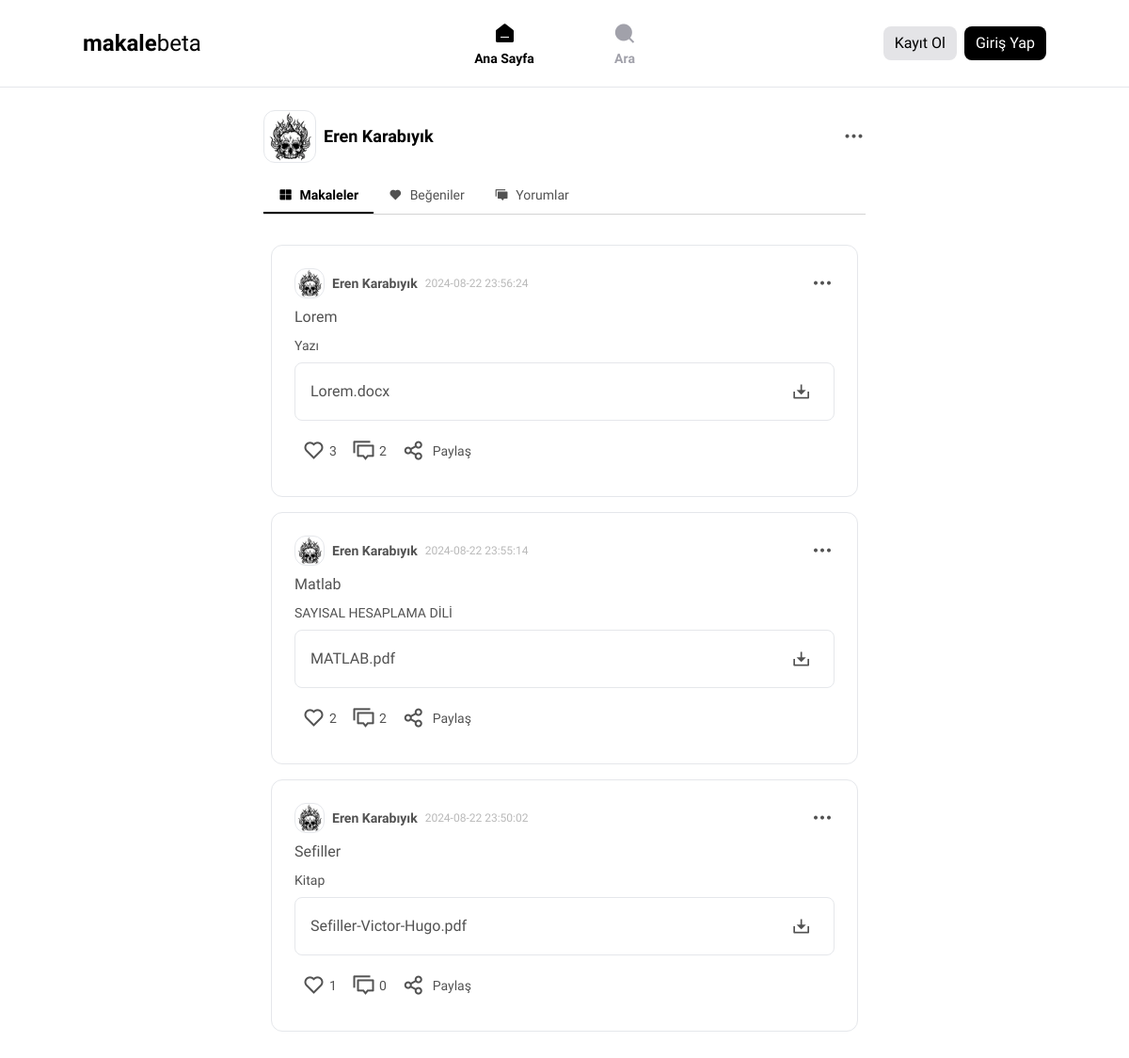
/profile.php?id=16, run on the app's committed database.
### tables this page shows
CREATE TABLE `users` (
  `id` int(11) NOT NULL,
  `username` varchar(50) NOT NULL,
  `fullname` varchar(250) NOT NULL,
  `gender` int(1) NOT NULL,
  `email` varchar(100) NOT NULL,
  `password` varchar(250) NOT NULL,
  `yetki` int(1) NOT NULL,
  `createdate` timestamp NOT NULL DEFAULT current_timestamp(),
  `photo` varchar(255) NOT NULL
);

CREATE TABLE `posts` (
  `id` int(11) NOT NULL,
  `kullanici_id` int(11) NOT NULL,
  `title` varchar(50) NOT NULL,
  `file` varchar(255) NOT NULL,
  `createddate` timestamp NOT NULL DEFAULT current_timestamp() ON UPDATE current_timestamp(),
  `likes` int(255) NOT NULL,
  `shares` int(255) NOT NULL,
  `description` varchar(255) NOT NULL
);

### profile.php (the view, shortened to what this page needs)
<?php
include_once 'db/connect.php';
$user_id = $_GET['id'];
$stmt = $conn->prepare("SELECT username, photo, gender, email FROM users WHERE id = ?");
$stmt->bind_param("i", $user_id);
$stmt->execute();
$stmt->bind_result($user_name, $user_photo, $user_gender, $user_email);
$sql = "SELECT posts.*, users.username, users.photo, users.gender FROM posts JOIN users ON posts.kullanici_id = users.id WHERE users.id = ? ORDER BY posts.id DESC";
$stmt = $conn->prepare($sql);
$stmt->bind_param("i", $user_id);
$stmt->execute();
$posts_result = $stmt->get_result();
$user_photo_path = !empty($user_photo) ? './assets/photos/' . $user_photo : 'https://i.pinimg.com/564x/1b/a2/e6/1ba2e6d1d4874546c70c91f1024e17fb.jpg';
?>
<!DOCTYPE html>
<html lang="tr">
<head>
  <?php include 'includes/head.php'; ?>
  <link rel="stylesheet" href="./styles/main.css">
</head>
<body>
<?php include 'inc/header.php'; ?>
<main class="max-w-2xl mx-auto mt-6 px-4">
    <div class="my-4 items-center flex gap-2 w-full">
        <button data-modal-trigger aria-controls="modal">
            <img
                id="profile-photo"
                class="w-14 h-14 rounded-xl border object-cover"
                src="<?php echo htmlspecialchars($user_photo_path); ?>"
                alt="Profil Fotoğrafı"
            />
        </button>
        <div>
            <h1 class="font-bold text-lg"><?php echo htmlspecialchars($user_name); ?></h1>
        </div>
        <div x-data="{ isOpen: false, openedWithKeyboard: false }" class="relative ml-auto" @keydown.esc.window="isOpen = false, openedWithKeyboard = false">
            <button type="button" @click="isOpen = ! isOpen" class="inline-flex cursor-pointer ml-auto items-center gap-2" aria-haspopup="true" @keydown.space.prevent="openedWithKeyboard = true" @keydown.enter.prevent="openedWithKeyboard = true" @keydown.down.prevent="openedWithKeyboard = true" :class="isOpen || openedWithKeyboard ? 'text-neutral-900 dark:text-white' : 'text-neutral-600 dark:text-neutral-300'" :aria-expanded="isOpen || openedWithKeyboard">
                <i class="ri-more-fill text-2xl"></i>
            </button>
        </div>
    </div>
    <div x-data="{ selectedTab: '<?php echo $posts_result->num_rows > 0 ? 'groups' : 'likes'; ?>' }" class="w-full">
	<div @keydown.right.prevent="$focus.wrap().next()" @keydown.left.prevent="$focus.wrap().previous()" class="flex overflow-x-auto border-b border-neutral-300 dark:border-neutral-700" role="tablist" aria-label="tab options">
        <?php if ($posts_result->num_rows > 0): ?>
            <button @click="selectedTab = 'groups'" :aria-selected="selectedTab === 'groups'" :tabindex="selectedTab === 'groups' ? '0' : '-1'" :class="selectedTab === 'groups' ? 'font-bold text-black border-b-2 border-black dark:border-white dark:text-white' : 'text-neutral-600 font-medium dark:text-neutral-300 dark:hover:border-b-neutral-300 dark:hover:text-white hover:border-b-2 hover:border-b-neutral-800 hover:text-neutral-900'" class="flex h-min items-center gap-2 px-4 py-2 text-sm" type="button" role="tab" aria-controls="tabpanelGroups" >
                <i class="ri-layout-grid-fill"></i>
                Makaleler
            </button>
        <?php endif; ?>
		<button @click="selectedTab = 'likes'" :aria-selected="selectedTab === 'likes'" :tabindex="selectedTab === 'likes' ? '0' : '-1'" :class="selectedTab === 'likes' ? 'font-bold text-black border-b-2 border-black dark:border-white dark:text-white' : 'text-neutral-600 font-medium dark:text-neutral-300 dark:hover:border-b-neutral-300 dark:hover:text-white hover:border-b-2 hover:border-b-neutral-800 hover:text-neutral-900'" class="flex h-min items-center gap-2 px-4 py-2 text-sm" type="button" role="tab" aria-controls="tabpanelLikes" >
             <i class="ri-heart-fill"></i>
			Beğeniler
		</button>
		<button @click="selectedTab = 'comments'" :aria-selected="selectedTab === 'comments'" :tabindex="selectedTab === 'comments' ? '0' : '-1'" :class="selectedTab === 'comments' ? 'font-bold text-black border-b-2 border-black dark:border-white dark:text-white' : 'text-neutral-600 font-medium dark:text-neutral-300 dark:hover:border-b-neutral-300 dark:hover:text-white hover:border-b-2 hover:border-b-neutral-800 hover:text-neutral-900'" class="flex h-min items-center gap-2 px-4 py-2 text-sm" type="button" role="tab" aria-controls="tabpanelComments" >
            <i class="ri-discuss-fill"></i>
			Yorumlar
		</button>
	</div>
	<div class="px-2 py-4 text-neutral-600 dark:text-neutral-300">
		<div x-show="selectedTab === 'groups'" id="tabpanelGroups" role="tabpanel" aria-label="groups">
        <?php
        if ($posts_result->num_rows > 0) {
            while ($first_post = $posts_result->fetch_assoc()) {
                $isLiked = false;
                $like_count_sorgu = "SELECT COUNT(*) as like_count FROM likes WHERE post_id = ?";
                $like_count_stmt = $conn->prepare($like_count_sorgu);
                $like_count_stmt->bind_param("i", $first_post['id']);
                $like_count_stmt->execute();
                $like_count_result = $like_count_stmt->get_result();
                $like_count = $like_count_result->fetch_assoc()['like_count'];
                $commentCountSql = "SELECT COUNT(*) as comment_count FROM comments WHERE post_id = ?";
                $commentCountStmt = $conn->prepare($commentCountSql);
                $commentCountStmt->bind_param("i", $first_post['id']);
                $commentCountStmt->execute();
                $commentCountResult = $commentCountStmt->get_result();
                $commentCount = $commentCountResult->fetch_assoc()['comment_count'];
                ?>
                <div class="p-6 border rounded-xl my-4">
                    <div class="flex items-center gap-2">
                        <a href="./profile.php?id=<?php echo $first_post['kullanici_id']; ?>" class="flex items-center gap-2">
                            <img
                                class="w-8 h-8 rounded-xl border object-cover"
                                src="<?php echo htmlspecialchars('./assets/photos/' . $first_post['photo']); ?>"
                                alt="Profil Fotoğrafı"
                            />
                            <b class="text-sm"><?php echo htmlspecialchars($first_post['username']); ?></b>
                        </a>
                        <p class="opacity-40 text-xs"><?php echo htmlspecialchars($first_post['createddate']); ?></p>
                        <div x-data="{ isOpen: false, openedWithKeyboard: false }" class="relative ml-auto">
                            <button type="button" @click="isOpen = ! isOpen" type="button" class="inline-flex cursor-pointer ml-auto items-center gap-2 whitespace-nowrap rounded-md tracking-wide transition hover:opacity-75 focus-visible:outline focus-visible:outline-2 focus-visible:outline-offset-2 focus-visible:outline-neutral-800 dark:border-neutral-700 dark:bg-neutral-900 dark:focus-visible:outline-neutral-300" aria-haspopup="true">
                                <i class="ri-more-fill text-2xl"></i>
                            </button>
                        </div>
                    </div>
                    <p class="my-2 font-medium"><?php echo htmlspecialchars($first_post['title']); ?></p>
                    <p class="my-2 text-sm"><?php echo htmlspecialchars($first_post['description']); ?></p>
                    <div class="my-2 flex rounded-lg border items-center px-4 p-2">
                        <p><?php echo htmlspecialchars($first_post['file']); ?></p>
                        <a target="_blank" href="./uploads/<?php echo urlencode($first_post['file']); ?>" class="ml-auto p-2 rounded-lg transition hover:bg-zinc-200">
                            <i class="ri-download-2-line text-xl"></i>
                        </a>
                    </div>
                    <div class="text-2xl flex *:p-2">
                        <button class="like-button items-center flex gap-1" data-post-id="<?php echo $first_post['id']; ?>">
                            <i class="<?php echo $isLiked ? 'ri-heart-fill' : 'ri-heart-line'; ?>"></i>
                            <span class="text-sm"><?php echo $like_count; ?></span>
                        </button>
                        <a href="makale?id=<?php echo $first_post['id']; ?>" class="items-center flex gap-1">
                            <i class="ri-discuss-line"></i>
                            <span class="text-sm"><?php echo $commentCount; ?></span>
                        </a>
                        <button onclick="sharePost('<?php echo $row['title']; ?>', '<?php echo 'https://' . $_SERVER['HTTP_HOST'] . '/makale?id=' . $row['id']; ?>')" class="rounded flex items-center gap-2">
                            <i class="ri-share-line"></i>
                            <p class="text-sm">Paylaş</p>
                        </button>
                    </div>
                </div>
                <?php
            }
        } else {
            echo "Makale Bulunamadı";
        }
        ?>
        </div>
	</div>
</div>
</main>
</body>
</html>

### includes/head.php (shortened to what this page needs)
<link href="https://cdn.jsdelivr.net/npm/remixicon@4.3.0/fonts/remixicon.css" rel="stylesheet" />
<script src="https://cdn.tailwindcss.com"></script>
<link rel="stylesheet" href="./styles/main.css" >

### inc/header.php (shortened to what this page needs)
<?php
$giris_yapildi = isset($_SESSION['user_id']);
$currentPath = $_SERVER['REQUEST_URI'];
function isActive($path) {
    global $currentPath;
    return strpos($currentPath, $path) !== false ? 'text-black font-bold' : 'text-zinc-400';
}
$user_photo = '';
$user_email = '';
 ?>
<header class="flex top-0 sticky bg-white z-20 items-center justify-between border-b p-2 px-4">
  <div class="flex w-full items-center justify-between mx-auto max-w-screen-lg">
    <a href="./" class=" w-96 flex text-2xl"><b>makale</b>beta</a>
    <nav class="flex justify-center max-lg:hidden max-lg:*:w-10 *:w-32 *:justify-center *:flex *:flex-col *:items-center items-center *:rounded-lg *:h-full *:px-0 *:py-3 *:transition hover:*:bg-zinc-200">
      <a href="./" class="<?php echo isActive(''); ?>">
          <i class="ri-home-6-fill text-2xl"></i>
          <p class="text-sm font-semibold ">Ana Sayfa</p>
      </a>
      <a href="./search.php" class="<?php echo isActive('/search'); ?>">
          <i class="ri-search-fill text-2xl"></i>
          <p class="text-sm font-semibold">Ara</p>
      </a>
    </nav>
    <div class="flex gap-2 *:px-3 flex-4 w-96 *:py-1.5 *:rounded-lg justify-end items-center">
        <?php if ($giris_yapildi): ?>
            <div
                x-data="{ isOpen: false, openedWithKeyboard: false }"
                class="relative w-36 justify-end text-end"
                @keydown.esc.window="isOpen = false, openedWithKeyboard = false"
            >
                <button
                    type="button"
                    @click="isOpen = ! isOpen"
                    class="inline-flex cursor-pointer items-center gap-2 ml-auto whitespace-nowrap rounded-md text-sm font-medium tracking-wide transition"
                    aria-haspopup="true"
                    @keydown.space.prevent="openedWithKeyboard = true"
                    @keydown.enter.prevent="openedWithKeyboard = true"
                    @keydown.down.prevent="openedWithKeyboard = true"
                    :class="isOpen || openedWithKeyboard ? 'text-neutral-900 ' : 'text-neutral-600 '"
                    :aria-expanded="isOpen || openedWithKeyboard"
                    >
                    <div class="text-right max-lg:hidden">
                        <b><?php echo $_SESSION['username']; ?></b>
                        <p class="text-xs opacity-60"><?php echo htmlspecialchars($user_email); ?></p>
                    </div>
                    <img
                        class="w-8 h-8 rounded-xl border object-cover"
                        src="<?php echo !empty($user_photo) ? './assets/photos/' . htmlspecialchars($user_photo) : 'https://i.pinimg.com/564x/1b/a2/e6/1ba2e6d1d4874546c70c91f1024e17fb.jpg'; ?>"
                        alt="Profil Fotoğrafı"
                    />
                </button>
                <div
                    x-cloak
                    x-show="isOpen || openedWithKeyboard"
                    x-transition
                    x-trap="openedWithKeyboard"
                    @click.outside="isOpen = false, openedWithKeyboard = false"
                    @keydown.down.prevent="$focus.wrap().next()"
                    @keydown.up.prevent="$focus.wrap().previous()"
                    class="absolute top-14 right-0 flex w-full shadow-md border flex-col overflow-hidden rounded-lg"
                    role="menu"
                    >
                    <a
                        href="./profile.php?id=<?php echo $_SESSION['user_id'] ?>"
                        class="bg-white w-full w-36 text-left px-4 py-2 text-sm text-neutral-600 hover:bg-zinc-200"
                        role="menuitem"
                    >
                        Profilim
                    </a>
                        <form method="POST" action="" class="flex w-full gap-2 items-center w-36">
                            <button type="submit" name="logout" class="bg-white text-left w-full w-36 px-4 py-2 text-sm text-red-600 hover:bg-red-200">Çıkış Yap</button>
                        </form>
                </div>
            </div>
        <?php else: ?>
            <a href="./register.php" class="bg-zinc-200">Kayıt Ol</a>
            <a href="./login.php" class="bg-black text-white">Giriş Yap</a>
        <?php endif; ?>
    </div>
  </div>
</header>

### styles/main.css (style rules this page uses)
html, body { font-family: "Inter Tight", sans-serif !important; }

### data on the page
users: photo (picture), username "Eren Karabıyık"
posts: users.photo (picture), users.username "Eren Karabıyık", createddate "2024-08-22 23:56:24", title "Lorem", description "Yazı", file "Lorem.docx", like_count "3", commentCount "2"
posts: users.photo (picture), users.username "Eren Karabıyık", createddate "2024-08-22 23:55:14", title "Matlab", description "SAYISAL HESAPLAMA DİLİ", file "MATLAB.pdf", like_count "2", commentCount "2"
posts: users.photo (picture), users.username "Eren Karabıyık", createddate "2024-08-22 23:50:02", title "Sefiller", description "Kitap", file "Sefiller-Victor-Hugo.pdf", like_count "1", commentCount "0"
